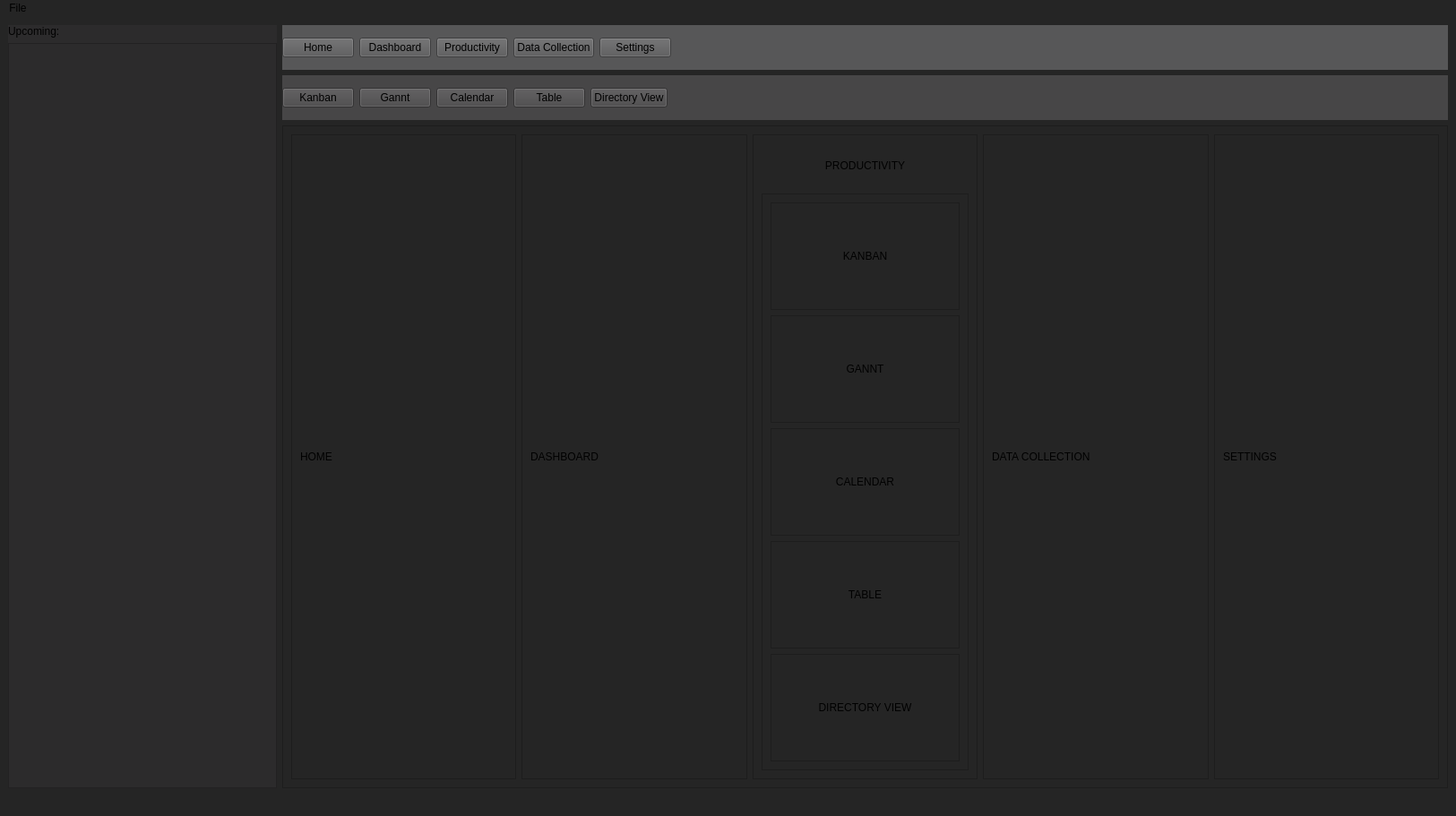
<?xml version="1.0" encoding="UTF-8"?>
<ui version="4.0">
 <class>MainWindow</class>
 <widget class="QMainWindow" name="MainWindow">
  <property name="geometry">
   <rect>
    <x>0</x>
    <y>0</y>
    <width>1625</width>
    <height>911</height>
   </rect>
  </property>
  <property name="windowTitle">
   <string>MainWindow</string>
  </property>
  <property name="styleSheet">
   <string notr="true">background-color: rgb(37, 37, 37);</string>
  </property>
  <widget class="QWidget" name="centralwidget">
   <layout class="QHBoxLayout" name="horizontalLayout">
    <item>
     <widget class="QFrame" name="upcomingSideBar">
      <property name="minimumSize">
       <size>
        <width>300</width>
        <height>0</height>
       </size>
      </property>
      <property name="maximumSize">
       <size>
        <width>300</width>
        <height>16777215</height>
       </size>
      </property>
      <property name="styleSheet">
       <string notr="true">background-color: rgb(44, 43, 44);</string>
      </property>
      <property name="frameShape">
       <enum>QFrame::NoFrame</enum>
      </property>
      <property name="frameShadow">
       <enum>QFrame::Plain</enum>
      </property>
      <layout class="QVBoxLayout" name="verticalLayout_2">
       <property name="leftMargin">
        <number>0</number>
       </property>
       <property name="topMargin">
        <number>0</number>
       </property>
       <property name="rightMargin">
        <number>0</number>
       </property>
       <property name="bottomMargin">
        <number>0</number>
       </property>
       <item>
        <widget class="QLabel" name="upcomingHeader">
         <property name="maximumSize">
          <size>
           <width>16777215</width>
           <height>25</height>
          </size>
         </property>
         <property name="text">
          <string>Upcoming:</string>
         </property>
         <property name="alignment">
          <set>Qt::AlignJustify|Qt::AlignTop</set>
         </property>
        </widget>
       </item>
       <item>
        <widget class="QListWidget" name="upcomingList"/>
       </item>
      </layout>
     </widget>
    </item>
    <item>
     <widget class="QFrame" name="mainArea">
      <property name="frameShape">
       <enum>QFrame::NoFrame</enum>
      </property>
      <property name="frameShadow">
       <enum>QFrame::Plain</enum>
      </property>
      <layout class="QVBoxLayout" name="verticalLayout">
       <property name="leftMargin">
        <number>0</number>
       </property>
       <property name="topMargin">
        <number>0</number>
       </property>
       <property name="rightMargin">
        <number>0</number>
       </property>
       <property name="bottomMargin">
        <number>0</number>
       </property>
       <item>
        <widget class="QFrame" name="mainToolBar">
         <property name="maximumSize">
          <size>
           <width>16777215</width>
           <height>50</height>
          </size>
         </property>
         <property name="styleSheet">
          <string notr="true">background-color: rgb(87, 87, 88);</string>
         </property>
         <property name="frameShape">
          <enum>QFrame::NoFrame</enum>
         </property>
         <property name="frameShadow">
          <enum>QFrame::Plain</enum>
         </property>
         <layout class="QHBoxLayout" name="horizontalLayout_2">
          <property name="leftMargin">
           <number>0</number>
          </property>
          <property name="topMargin">
           <number>0</number>
          </property>
          <property name="rightMargin">
           <number>0</number>
          </property>
          <property name="bottomMargin">
           <number>0</number>
          </property>
          <item>
           <widget class="QPushButton" name="mainHomeBtn">
            <property name="text">
             <string>Home</string>
            </property>
            <property name="checkable">
             <bool>false</bool>
            </property>
           </widget>
          </item>
          <item>
           <widget class="QPushButton" name="mainDashboardBtn">
            <property name="text">
             <string>Dashboard</string>
            </property>
            <property name="checkable">
             <bool>false</bool>
            </property>
           </widget>
          </item>
          <item>
           <widget class="QPushButton" name="mainProductivityBtn">
            <property name="text">
             <string>Productivity</string>
            </property>
            <property name="checkable">
             <bool>false</bool>
            </property>
           </widget>
          </item>
          <item>
           <widget class="QPushButton" name="mainDataCollectionBtn">
            <property name="text">
             <string>Data Collection</string>
            </property>
            <property name="checkable">
             <bool>false</bool>
            </property>
           </widget>
          </item>
          <item>
           <widget class="QPushButton" name="mainSettingsBtn">
            <property name="text">
             <string>Settings</string>
            </property>
            <property name="checkable">
             <bool>false</bool>
            </property>
           </widget>
          </item>
          <item>
           <spacer name="horizontalSpacer">
            <property name="orientation">
             <enum>Qt::Horizontal</enum>
            </property>
            <property name="sizeHint" stdset="0">
             <size>
              <width>40</width>
              <height>20</height>
             </size>
            </property>
           </spacer>
          </item>
         </layout>
        </widget>
       </item>
       <item>
        <widget class="QFrame" name="productivityToolBar">
         <property name="enabled">
          <bool>true</bool>
         </property>
         <property name="maximumSize">
          <size>
           <width>16777215</width>
           <height>50</height>
          </size>
         </property>
         <property name="styleSheet">
          <string notr="true">background-color: rgb(71, 70, 71);</string>
         </property>
         <property name="frameShape">
          <enum>QFrame::NoFrame</enum>
         </property>
         <property name="frameShadow">
          <enum>QFrame::Plain</enum>
         </property>
         <layout class="QHBoxLayout" name="horizontalLayout_3">
          <property name="leftMargin">
           <number>0</number>
          </property>
          <property name="topMargin">
           <number>0</number>
          </property>
          <property name="rightMargin">
           <number>0</number>
          </property>
          <property name="bottomMargin">
           <number>0</number>
          </property>
          <item>
           <widget class="QPushButton" name="productivityKanbanBtn">
            <property name="text">
             <string>Kanban</string>
            </property>
           </widget>
          </item>
          <item>
           <widget class="QPushButton" name="productivityGanntBtn">
            <property name="text">
             <string>Gannt</string>
            </property>
           </widget>
          </item>
          <item>
           <widget class="QPushButton" name="productivityCalendarBtn">
            <property name="text">
             <string>Calendar</string>
            </property>
           </widget>
          </item>
          <item>
           <widget class="QPushButton" name="productivityTableBtn">
            <property name="text">
             <string>Table</string>
            </property>
           </widget>
          </item>
          <item>
           <widget class="QPushButton" name="productivityDirectoryViewBtn">
            <property name="text">
             <string>Directory View</string>
            </property>
           </widget>
          </item>
          <item>
           <spacer name="horizontalSpacer_2">
            <property name="orientation">
             <enum>Qt::Horizontal</enum>
            </property>
            <property name="sizeHint" stdset="0">
             <size>
              <width>40</width>
              <height>20</height>
             </size>
            </property>
           </spacer>
          </item>
         </layout>
        </widget>
       </item>
       <item>
        <widget class="QFrame" name="mainAreaLayout">
         <property name="frameShape">
          <enum>QFrame::StyledPanel</enum>
         </property>
         <property name="frameShadow">
          <enum>QFrame::Raised</enum>
         </property>
         <layout class="QHBoxLayout" name="horizontalLayout_4">
          <item>
           <widget class="QFrame" name="home_layout">
            <property name="frameShape">
             <enum>QFrame::StyledPanel</enum>
            </property>
            <property name="frameShadow">
             <enum>QFrame::Raised</enum>
            </property>
            <layout class="QVBoxLayout" name="verticalLayout_5">
             <item>
              <widget class="QLabel" name="label_10">
               <property name="text">
                <string>HOME</string>
               </property>
              </widget>
             </item>
            </layout>
           </widget>
          </item>
          <item>
           <widget class="QFrame" name="dashboard_layout">
            <property name="frameShape">
             <enum>QFrame::StyledPanel</enum>
            </property>
            <property name="frameShadow">
             <enum>QFrame::Raised</enum>
            </property>
            <layout class="QHBoxLayout" name="horizontalLayout_6">
             <item>
              <widget class="QLabel" name="label">
               <property name="text">
                <string>DASHBOARD</string>
               </property>
              </widget>
             </item>
            </layout>
           </widget>
          </item>
          <item>
           <widget class="QFrame" name="productivity_layout">
            <property name="frameShape">
             <enum>QFrame::StyledPanel</enum>
            </property>
            <property name="frameShadow">
             <enum>QFrame::Raised</enum>
            </property>
            <layout class="QVBoxLayout" name="verticalLayout_3">
             <item>
              <widget class="QLabel" name="label_2">
               <property name="maximumSize">
                <size>
                 <width>16777215</width>
                 <height>50</height>
                </size>
               </property>
               <property name="text">
                <string>PRODUCTIVITY</string>
               </property>
               <property name="alignment">
                <set>Qt::AlignCenter</set>
               </property>
              </widget>
             </item>
             <item>
              <widget class="QFrame" name="frame_2">
               <property name="frameShape">
                <enum>QFrame::StyledPanel</enum>
               </property>
               <property name="frameShadow">
                <enum>QFrame::Raised</enum>
               </property>
               <layout class="QVBoxLayout" name="verticalLayout_4">
                <item>
                 <widget class="QFrame" name="kanban_layout">
                  <property name="frameShape">
                   <enum>QFrame::StyledPanel</enum>
                  </property>
                  <property name="frameShadow">
                   <enum>QFrame::Raised</enum>
                  </property>
                  <layout class="QHBoxLayout" name="horizontalLayout_7">
                   <item>
                    <widget class="QLabel" name="label_5">
                     <property name="text">
                      <string>KANBAN</string>
                     </property>
                     <property name="alignment">
                      <set>Qt::AlignCenter</set>
                     </property>
                    </widget>
                   </item>
                  </layout>
                 </widget>
                </item>
                <item>
                 <widget class="QFrame" name="gannt_layout">
                  <property name="frameShape">
                   <enum>QFrame::StyledPanel</enum>
                  </property>
                  <property name="frameShadow">
                   <enum>QFrame::Raised</enum>
                  </property>
                  <layout class="QHBoxLayout" name="horizontalLayout_10">
                   <item>
                    <widget class="QLabel" name="label_6">
                     <property name="text">
                      <string>GANNT</string>
                     </property>
                     <property name="alignment">
                      <set>Qt::AlignCenter</set>
                     </property>
                    </widget>
                   </item>
                  </layout>
                 </widget>
                </item>
                <item>
                 <widget class="QFrame" name="calendar_layout">
                  <property name="frameShape">
                   <enum>QFrame::StyledPanel</enum>
                  </property>
                  <property name="frameShadow">
                   <enum>QFrame::Raised</enum>
                  </property>
                  <layout class="QHBoxLayout" name="horizontalLayout_11">
                   <item>
                    <widget class="QLabel" name="label_7">
                     <property name="text">
                      <string>CALENDAR</string>
                     </property>
                     <property name="alignment">
                      <set>Qt::AlignCenter</set>
                     </property>
                    </widget>
                   </item>
                  </layout>
                 </widget>
                </item>
                <item>
                 <widget class="QFrame" name="table_layout">
                  <property name="frameShape">
                   <enum>QFrame::StyledPanel</enum>
                  </property>
                  <property name="frameShadow">
                   <enum>QFrame::Raised</enum>
                  </property>
                  <layout class="QHBoxLayout" name="horizontalLayout_12">
                   <item>
                    <widget class="QLabel" name="label_8">
                     <property name="text">
                      <string>TABLE</string>
                     </property>
                     <property name="alignment">
                      <set>Qt::AlignCenter</set>
                     </property>
                    </widget>
                   </item>
                  </layout>
                 </widget>
                </item>
                <item>
                 <widget class="QFrame" name="directory_view_layout">
                  <property name="frameShape">
                   <enum>QFrame::StyledPanel</enum>
                  </property>
                  <property name="frameShadow">
                   <enum>QFrame::Raised</enum>
                  </property>
                  <layout class="QHBoxLayout" name="horizontalLayout_13">
                   <item>
                    <widget class="QLabel" name="label_9">
                     <property name="text">
                      <string>DIRECTORY VIEW</string>
                     </property>
                     <property name="alignment">
                      <set>Qt::AlignCenter</set>
                     </property>
                    </widget>
                   </item>
                  </layout>
                 </widget>
                </item>
               </layout>
              </widget>
             </item>
            </layout>
           </widget>
          </item>
          <item>
           <widget class="QFrame" name="data_collection_layout">
            <property name="frameShape">
             <enum>QFrame::StyledPanel</enum>
            </property>
            <property name="frameShadow">
             <enum>QFrame::Raised</enum>
            </property>
            <layout class="QHBoxLayout" name="horizontalLayout_8">
             <item>
              <widget class="QLabel" name="label_3">
               <property name="text">
                <string>DATA COLLECTION</string>
               </property>
              </widget>
             </item>
            </layout>
           </widget>
          </item>
          <item>
           <widget class="QFrame" name="settings_layout">
            <property name="frameShape">
             <enum>QFrame::StyledPanel</enum>
            </property>
            <property name="frameShadow">
             <enum>QFrame::Raised</enum>
            </property>
            <layout class="QHBoxLayout" name="horizontalLayout_9">
             <item>
              <widget class="QLabel" name="label_4">
               <property name="text">
                <string>SETTINGS</string>
               </property>
              </widget>
             </item>
            </layout>
           </widget>
          </item>
         </layout>
        </widget>
       </item>
      </layout>
     </widget>
    </item>
   </layout>
  </widget>
  <widget class="QMenuBar" name="menubar">
   <property name="geometry">
    <rect>
     <x>0</x>
     <y>0</y>
     <width>1625</width>
     <height>21</height>
    </rect>
   </property>
   <widget class="QMenu" name="menuFile">
    <property name="title">
     <string>File</string>
    </property>
    <addaction name="actionNew_Folder"/>
    <addaction name="separator"/>
    <addaction name="actionOpenFolder"/>
   </widget>
   <addaction name="menuFile"/>
  </widget>
  <widget class="QStatusBar" name="statusbar"/>
  <action name="actionNew_Folder">
   <property name="text">
    <string>New Folder</string>
   </property>
  </action>
  <action name="actionOpenFolder">
   <property name="text">
    <string>OpenFolder</string>
   </property>
  </action>
 </widget>
 <resources/>
 <connections/>
</ui>
